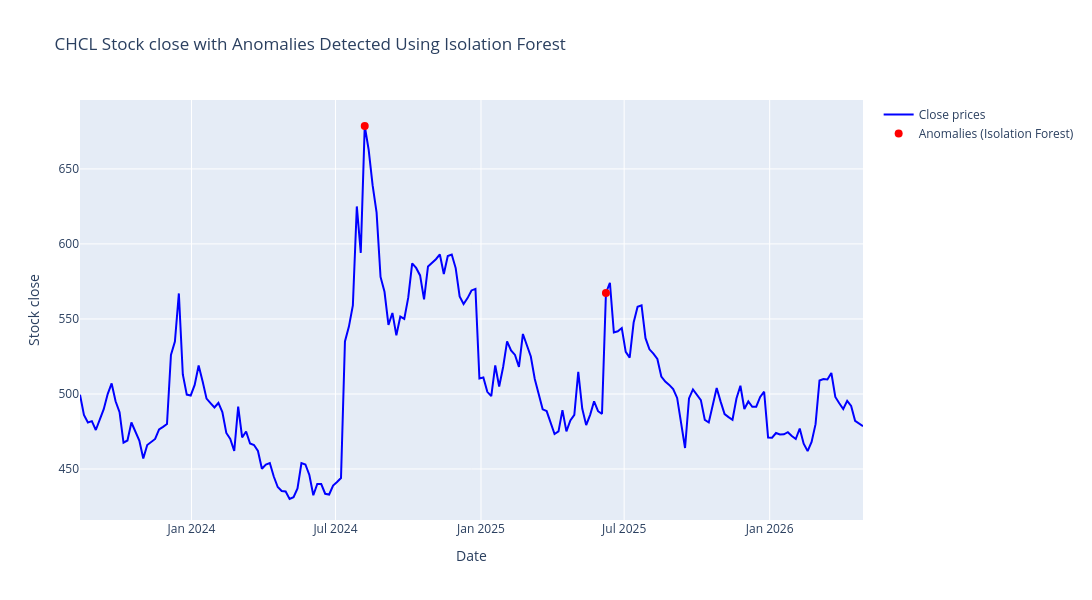

Write notebook code for a chart like this one.
### Code cell
fig = go.Figure()

# Add Close prices line
fig.add_trace(
    go.Scatter(
        x=df.index,
        y=df["close"],
        mode="lines",
        name="Close prices",
        line=dict(color="blue", width=2),
    )
)

# Add anomalies (Isolation Forest) as red markers
fig.add_trace(
    go.Scatter(
        x=anomalies_if.index,
        y=anomalies_if["close"],
        mode="markers",
        name="Anomalies (Isolation Forest)",
        marker=dict(color="red", size=8, symbol="circle"),
        showlegend=True,
    )
)

# Update layout for a larger figure size and title
fig.update_layout(
    title=f"{stock_name} Stock prices with Anomalies Detected Using Isolation Forest",
    xaxis_title="Date",
    yaxis_title="Stock close",
    autosize=False,
    width=1200,
    height=600,
)

# Show the plot
fig.show()

### Figure 1 — Plotly figure (JSON) as saved in the notebook; plotly's stock layout.template omitted (floating-point values rounded to 4 significant figures; data arrays with more than 128 entries replaced by an {"elided": "..."} marker saying what was removed)
{"data": [{"line": {"color": "blue", "width": 2}, "mode": "lines", "name": "Close prices", "type": "scatter", "x": {"elided": "193 str values"}, "y": {"elided": "193 float values"}}, {"marker": {"color": "red", "size": 8, "symbol": "circle"}, "mode": "markers", "name": "Anomalies (Isolation Forest)", "showlegend": true, "type": "scatter", "x": ["2024-08-07T00:00:00.000000000", "2025-06-08T00:00:00.000000000"], "y": [678.6, 567.4]}], "layout": {"autosize": false, "height": 600, "title": {"text": "CHCL Stock close with Anomalies Detected Using Isolation Forest"}, "width": 1200, "xaxis": {"title": {"text": "Date"}}, "yaxis": {"title": {"text": "Stock close"}}}}
